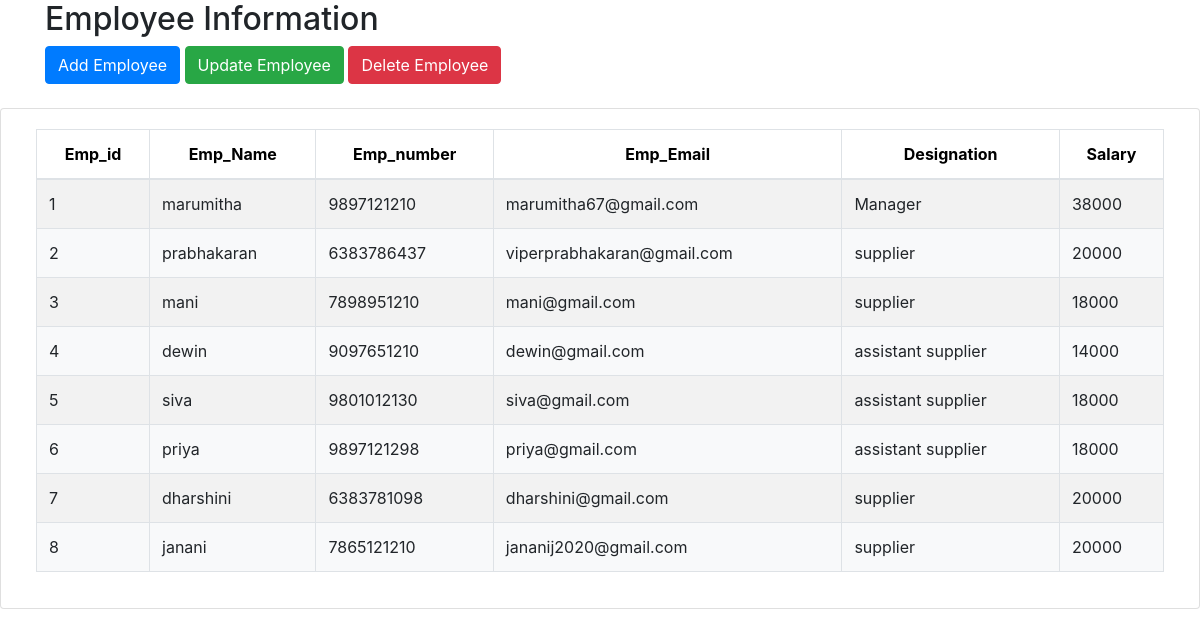
/admin/employe.php, run on the app's committed database.
### tables this page shows
CREATE TABLE `employee` (
  `emp_id` int(11) DEFAULT NULL,
  `emp_name` varchar(100) NOT NULL,
  `emp_number` varchar(100) NOT NULL,
  `email` varchar(100) NOT NULL,
  `emp_salary` varchar(100) NOT NULL,
  `emp_role` varchar(100) NOT NULL
);

### admin/employe.php (the view, shortened to what this page needs)
<!DOCTYPE html>
<html lang="en">
<head>
  <link href="https://stackpath.bootstrapcdn.com/bootstrap/4.5.2/css/bootstrap.min.css" rel="stylesheet">
</head>
<body>
<div class="container">
  <h2>Employee Information</h2>
  <button type="button" class="btn btn-primary" data-toggle="modal" data-target="#employeeModal">
    Add Employee
  </button>
  <button type="button" class="btn btn-success" data-toggle="modal" data-target="#updateemployeeModal">
    Update Employee
  </button>
  <button type="button" class="btn btn-danger" data-toggle="modal" data-target="#deleteemployeeModal">
    Delete Employee
  </button>
</div>
<?php
include 'db_connect.php';
$users = $conn->query("SELECT  emp_id, emp_name, emp_number,email,emp_salary,emp_role FROM employee");
?>
<div class="container-fluid">
    <br>
    <div class="row">
        <div class="card col-lg-12">
            <div class="card-body">
                <table class="table table-striped table-bordered col-md-12">
                    <thead>
                        <tr>
                            <th class="text-center">Emp_id</th>
                            <th class="text-center">Emp_Name</th>
                            <th class="text-center">Emp_number</th>
                            <th class="text-center">Emp_Email</th>
                            <th class="text-center">Designation</th>
                            <th class="text-center">Salary</th>
                        </tr>
                    </thead>
                    <tbody>
                        <?php $i = 1; while ($row = $users->fetch_assoc()): ?>
                            <tr>
                                <td><?php echo $row['emp_id']; ?></td>
                                <td><?php echo $row['emp_name']; ?></td>
                                <td><?php echo $row['emp_number']; ?></td>
                                <td><?php echo $row['email'];?></td>
                                <td><?php echo $row['emp_role'];?></td>
                                <td><?php echo $row['emp_salary'];?></td>
                            </tr>
                        <?php endwhile; ?>
                    </tbody>
                </table>
            </div>
        </div>
    </div>
</div>
</body>
</html>

### admin/employe.php (style rules this page uses)
.table-striped thead th { background-color: #ffffff; color: black; }
.table-striped tbody tr { background-color: #f8f9fa; }
.table-striped tbody td:nth-child(6) { text-align: left; }

### data on the page
employee: emp_id "1", emp_name "marumitha", emp_number "9897121210", email "marumitha67@gmail.com", emp_role "Manager", emp_salary "38000"
employee: emp_id "2", emp_name "prabhakaran", emp_number "6383786437", email "viperprabhakaran@gmail.com", emp_role "supplier", emp_salary "20000"
employee: emp_id "3", emp_name "mani", emp_number "7898951210", email "mani@gmail.com", emp_role "supplier", emp_salary "18000"
employee: emp_id "4", emp_name "dewin", emp_number "9097651210", email "dewin@gmail.com", emp_role "assistant supplier", emp_salary "14000"
employee: emp_id "5", emp_name "siva", emp_number "9801012130", email "siva@gmail.com", emp_role "assistant supplier", emp_salary "18000"
employee: emp_id "6", emp_name "priya", emp_number "9897121298", email "priya@gmail.com", emp_role "assistant supplier", emp_salary "18000"
employee: emp_id "7", emp_name "dharshini", emp_number "6383781098", email "dharshini@gmail.com", emp_role "supplier", emp_salary "20000"
employee: emp_id "8", emp_name "janani", emp_number "7865121210", email "jananij2020@gmail.com", emp_role "supplier", emp_salary "20000"
